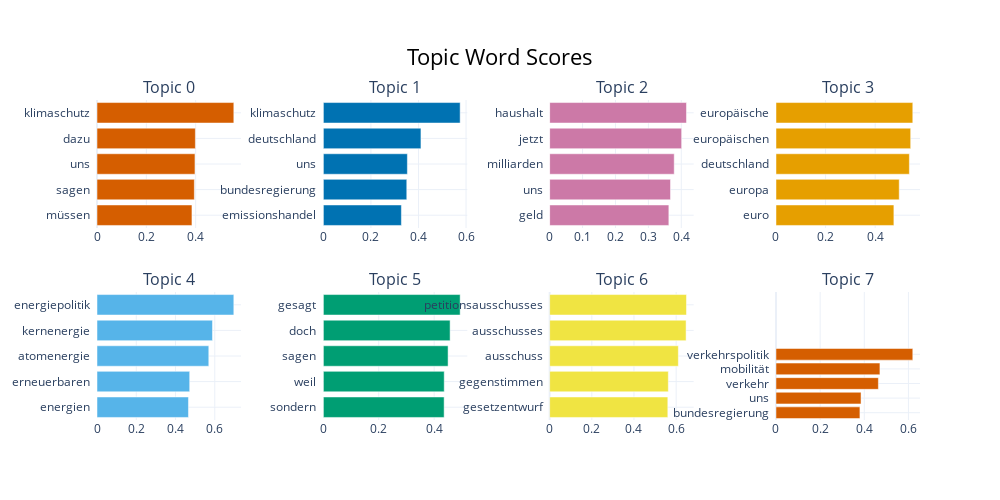

Notebook cell for this chart:
### Code cell
topic_model.visualize_barchart()

### Figure 1 — Plotly figure (JSON) as saved in the notebook; plotly's stock layout.template omitted (floating-point values rounded to 4 significant figures)
{"data": [{"marker": {"color": "#D55E00"}, "orientation": "h", "type": "bar", "x": [0.3849, 0.3946, 0.3972, 0.3988, 0.5546], "xaxis": "x", "y": ["müssen  ", "sagen  ", "uns  ", "dazu  ", "klimaschutz  "], "yaxis": "y"}, {"marker": {"color": "#0072B2"}, "orientation": "h", "type": "bar", "x": [0.3282, 0.3508, 0.3533, 0.4104, 0.5752], "xaxis": "x2", "y": ["emissionshandel  ", "bundesregierung  ", "uns  ", "deutschland  ", "klimaschutz  "], "yaxis": "y2"}, {"marker": {"color": "#CC79A7"}, "orientation": "h", "type": "bar", "x": [0.3622, 0.3672, 0.3785, 0.401, 0.4157], "xaxis": "x3", "y": ["geld  ", "uns  ", "milliarden  ", "jetzt  ", "haushalt  "], "yaxis": "y3"}, {"marker": {"color": "#E69F00"}, "orientation": "h", "type": "bar", "x": [0.4754, 0.497, 0.5378, 0.5431, 0.5517], "xaxis": "x4", "y": ["euro  ", "europa  ", "deutschland  ", "europäischen  ", "europäische  "], "yaxis": "y4"}, {"marker": {"color": "#56B4E9"}, "orientation": "h", "type": "bar", "x": [0.466, 0.4723, 0.5696, 0.5884, 0.6971], "xaxis": "x5", "y": ["energien  ", "erneuerbaren  ", "atomenergie  ", "kernenergie  ", "energiepolitik  "], "yaxis": "y5"}, {"marker": {"color": "#009E73"}, "orientation": "h", "type": "bar", "x": [0.4361, 0.4364, 0.4503, 0.4576, 0.4938], "xaxis": "x6", "y": ["sondern  ", "weil  ", "sagen  ", "doch  ", "gesagt  "], "yaxis": "y6"}, {"marker": {"color": "#F0E442"}, "orientation": "h", "type": "bar", "x": [0.5605, 0.5629, 0.6105, 0.6471, 0.649], "xaxis": "x7", "y": ["gesetzentwurf  ", "gegenstimmen  ", "ausschuss  ", "ausschusses  ", "petitionsausschusses  "], "yaxis": "y7"}, {"marker": {"color": "#D55E00"}, "orientation": "h", "type": "bar", "x": [0.3802, 0.3853, 0.4638, 0.4708, 0.6198], "xaxis": "x8", "y": ["bundesregierung  ", "uns  ", "verkehr  ", "mobilität  ", "verkehrspolitik  "], "yaxis": "y8"}], "layout": {"annotations": [{"font": {"size": 16}, "showarrow": false, "text": "Topic 0", "x": 0.0875, "xanchor": "center", "xref": "paper", "y": 1, "yanchor": "bottom", "yref": "paper"}, {"font": {"size": 16}, "showarrow": false, "text": "Topic 1", "x": 0.3625, "xanchor": "center", "xref": "paper", "y": 1, "yanchor": "bottom", "yref": "paper"}, {"font": {"size": 16}, "showarrow": false, "text": "Topic 2", "x": 0.6375, "xanchor": "center", "xref": "paper", "y": 1, "yanchor": "bottom", "yref": "paper"}, {"font": {"size": 16}, "showarrow": false, "text": "Topic 3", "x": 0.9125, "xanchor": "center", "xref": "paper", "y": 1, "yanchor": "bottom", "yref": "paper"}, {"font": {"size": 16}, "showarrow": false, "text": "Topic 4", "x": 0.0875, "xanchor": "center", "xref": "paper", "y": 0.4, "yanchor": "bottom", "yref": "paper"}, {"font": {"size": 16}, "showarrow": false, "text": "Topic 5", "x": 0.3625, "xanchor": "center", "xref": "paper", "y": 0.4, "yanchor": "bottom", "yref": "paper"}, {"font": {"size": 16}, "showarrow": false, "text": "Topic 6", "x": 0.6375, "xanchor": "center", "xref": "paper", "y": 0.4, "yanchor": "bottom", "yref": "paper"}, {"font": {"size": 16}, "showarrow": false, "text": "Topic 7", "x": 0.9125, "xanchor": "center", "xref": "paper", "y": 0.4, "yanchor": "bottom", "yref": "paper"}], "dragmode": "pan", "height": 500, "hoverlabel": {"bgcolor": "white", "font": {"family": "Rockwell", "size": 16}}, "showlegend": false, "title": {"font": {"color": "Black", "size": 22}, "text": "Topic Word Scores", "x": 0.5, "xanchor": "center", "yanchor": "top"}, "width": 1000, "xaxis": {"anchor": "y", "autorange": false, "domain": [0, 0.175], "range": [-8.327e-17, 0.5838], "showgrid": true, "type": "linear"}, "xaxis2": {"anchor": "y2", "autorange": false, "domain": [0.275, 0.45], "range": [5.551e-17, 0.6055], "showgrid": true, "type": "linear"}, "xaxis3": {"anchor": "y3", "autorange": false, "domain": [0.55, 0.725], "range": [2.22e-16, 0.4376], "showgrid": true, "type": "linear"}, "xaxis4": {"anchor": "y4", "autorange": false, "domain": [0.825, 1], "range": [5.551e-17, 0.5807], "showgrid": true, "type": "linear"}, "xaxis5": {"anchor": "y5", "autorange": false, "domain": [0, 0.175], "range": [5.551e-17, 0.7338], "showgrid": true, "type": "linear"}, "xaxis6": {"anchor": "y6", "autorange": false, "domain": [0.275, 0.45], "range": [2.776e-17, 0.5198], "showgrid": true, "type": "linear"}, "xaxis7": {"anchor": "y7", "autorange": false, "domain": [0.55, 0.725], "range": [-2.22e-16, 0.6831], "showgrid": true, "type": "linear"}, "xaxis8": {"anchor": "y8", "autorange": false, "domain": [0.825, 1], "range": [0, 0.6524], "showgrid": true, "type": "linear"}, "yaxis": {"anchor": "x", "autorange": false, "domain": [0.6, 1], "range": [-0.5, 4.5], "showgrid": true, "type": "category"}, "yaxis2": {"anchor": "x2", "autorange": false, "domain": [0.6, 1], "range": [-0.5, 4.5], "showgrid": true, "type": "category"}, "yaxis3": {"anchor": "x3", "autorange": false, "domain": [0.6, 1], "range": [-0.5, 4.5], "showgrid": true, "type": "category"}, "yaxis4": {"anchor": "x4", "autorange": false, "domain": [0.6, 1], "range": [-0.5, 4.5], "showgrid": true, "type": "category"}, "yaxis5": {"anchor": "x5", "autorange": false, "domain": [0, 0.4], "range": [-0.5, 4.5], "showgrid": true, "type": "category"}, "yaxis6": {"anchor": "x6", "autorange": false, "domain": [0, 0.4], "range": [-0.5, 4.5], "showgrid": true, "type": "category"}, "yaxis7": {"anchor": "x7", "autorange": false, "domain": [0, 0.4], "range": [-0.5, 4.5], "showgrid": true, "type": "category"}, "yaxis8": {"anchor": "x8", "autorange": false, "domain": [0, 0.4], "range": [-0.5, 8.267], "showgrid": true, "type": "category"}}}
